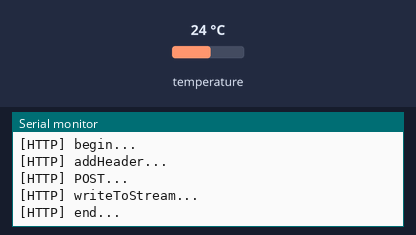
The sketch below on a simulated ESP8266 (NodeMCU). Parts: the last lines printed to the serial monitor. The inputs (shaded band) are chosen by the test bench; at power-on: temperature 24 °C. WiFi joins after 1.5 s; servers stay silent unless stated; uploads are accepted with an empty reply.

Above: at 5.0 s.
5.1 s: temperature set to 12 °C
At 6.36 s:
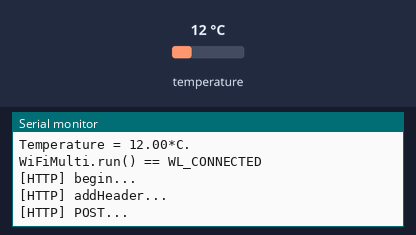
8.0 s: temperature set to 19 °C
At 9.0 s:
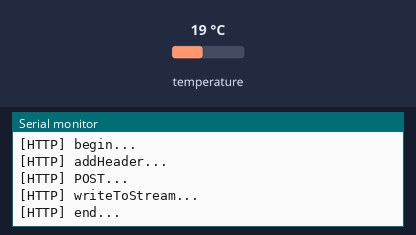
Timing chart, 0 to 11.0 s (numbered marks = the images above; inputs shaded):
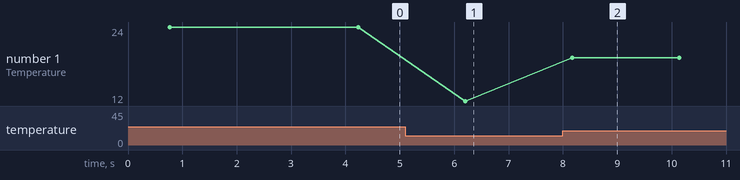

Measured:
- after the input at 5.1 s, the serial monitor: prints a new line after 1.1 s (image 1)
- after the input at 8.0 s, the serial monitor: prints a new line after 0.17 s (image 2)
- plotted number 1: 24 → 12 after the input at 5.1 s, 12 → 19 after the input at 8.0 s

The sketch:

klient_v002.ino
```cpp
#include <Arduino.h>

#include <ESP8266WiFi.h>
#include <ESP8266WiFiMulti.h>

#include <ESP8266HTTPClient.h>

//#include <Base64.h>
//#include <DallasTemperature.h>
//#include <OneWire.h>
//#include <DS18B20.h>
#include <Base64.h>
#include <OneWire.h>
#include <DallasTemperature.h>

#define ONE_WIRE_BUS (2)
OneWire oneWire(ONE_WIRE_BUS);
DallasTemperature sensors(&oneWire);

double temperature;

ESP8266WiFiMulti WiFiMulti;

void setup()
{
    Serial.begin(115200);
    Serial.println();
    Serial.println();
    Serial.println();
    WiFiMulti.addAP("Rob", "xxxYourPwd");
}

void loop()
{
    sensors.requestTemperatures();
    temperature = sensors.getTempCByIndex(0);
    String stringToPrint = "Temperature = ";
    stringToPrint += temperature;
    stringToPrint += "*C.";
    Serial.println(stringToPrint);

    // wait for WiFi connection
    if((WiFiMulti.run() == WL_CONNECTED))
    {
        Serial.println("WiFiMulti.run() == WL_CONNECTED");

        HTTPClient http;

        Serial.print("[HTTP] begin...\n");

        http.begin("http://192.168.4.106:8010/"); //HTTP
        //http.begin("http://127.0.0.1:8010/");

        Serial.print("[HTTP] addHeader...\n");
        http.addHeader("Content-Type", "application/json");

        Serial.print("[HTTP] POST...\n");
        //String stringToPost += sprintf("%s%f%s", "{\"readings\": [", temperature, "]}");
        //http.POST(stringToPost);
        http.POST("{\"readings\": [10, 20, 15]}"); // przykladowe dane

        Serial.print("[HTTP] writeToStream...\n");
        http.writeToStream(&Serial);

        Serial.print("\n[HTTP] end...\n");
        http.end();
    }
    else
    {
      Serial.println("WiFiMulti.run() !!!!!!!= WL_CONNECTED");
    }

    delay(1000);
}
```
